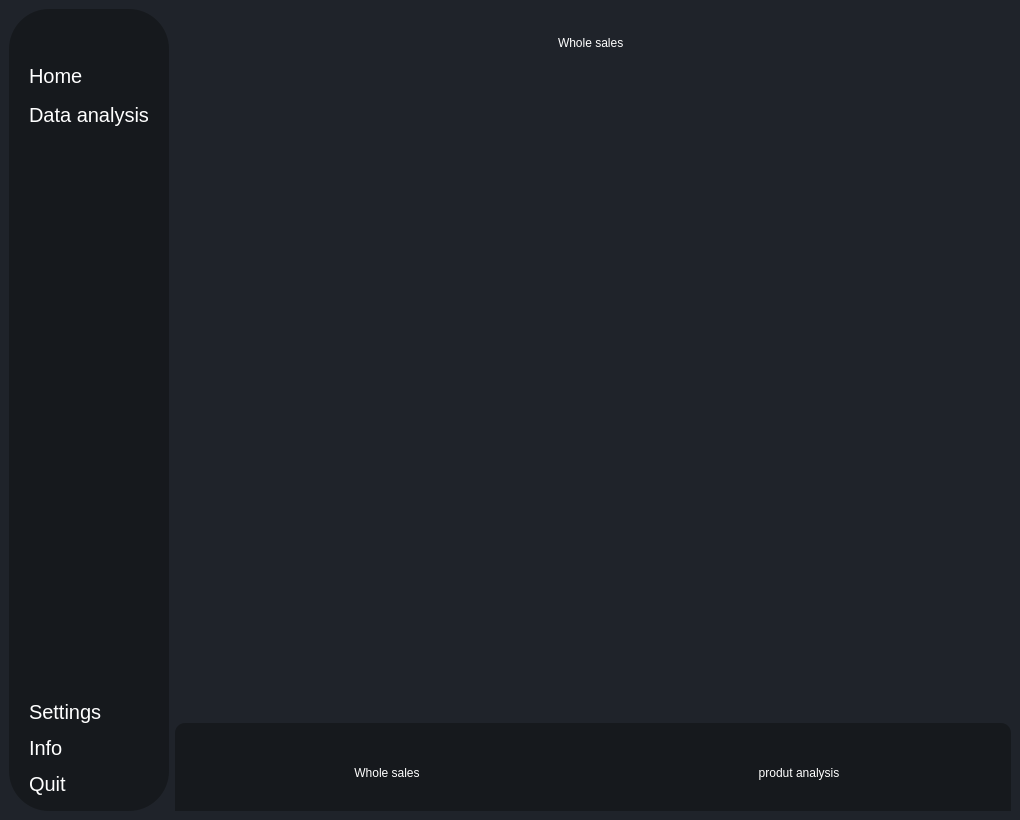
<?xml version="1.0" encoding="UTF-8"?>
<ui version="4.0">
 <class>MainWindow</class>
 <widget class="QMainWindow" name="MainWindow">
  <property name="geometry">
   <rect>
    <x>0</x>
    <y>0</y>
    <width>1020</width>
    <height>820</height>
   </rect>
  </property>
  <property name="sizePolicy">
   <sizepolicy hsizetype="Preferred" vsizetype="Preferred">
    <horstretch>0</horstretch>
    <verstretch>0</verstretch>
   </sizepolicy>
  </property>
  <property name="minimumSize">
   <size>
    <width>0</width>
    <height>0</height>
   </size>
  </property>
  <property name="maximumSize">
   <size>
    <width>16777215</width>
    <height>16777215</height>
   </size>
  </property>
  <property name="windowTitle">
   <string>MainWindow</string>
  </property>
  <property name="styleSheet">
   <string notr="true">*{
border:none;
background-color:transparent;
background:none;
padding:0;
margin:0;
color:#fff;
}

#centralwidget{
background-color:#1f232a;
}
#NavigContainer{
background-color:#16191d;
}
#NavigContainer QPushButton{
text-align:left;
font-size:20px;
padding:5px 20px;
border-top-left-radius:10px;
border-bottom-left-radius:10px;
}</string>
  </property>
  <widget class="QWidget" name="centralwidget">
   <property name="styleSheet">
    <string notr="true"/>
   </property>
   <layout class="QHBoxLayout" name="horizontalLayout">
    <item alignment="Qt::AlignLeft">
     <widget class="QCustomSlideMenu" name="NavigContainer" native="true">
      <property name="sizePolicy">
       <sizepolicy hsizetype="Fixed" vsizetype="Preferred">
        <horstretch>0</horstretch>
        <verstretch>0</verstretch>
       </sizepolicy>
      </property>
      <property name="styleSheet">
       <string notr="true">border-radius: 40px 40px 40px 40px;</string>
      </property>
      <layout class="QVBoxLayout" name="verticalLayout">
       <property name="spacing">
        <number>0</number>
       </property>
       <property name="leftMargin">
        <number>0</number>
       </property>
       <property name="topMargin">
        <number>0</number>
       </property>
       <property name="rightMargin">
        <number>0</number>
       </property>
       <property name="bottomMargin">
        <number>0</number>
       </property>
       <item>
        <widget class="QWidget" name="NavigSubContainer" native="true">
         <property name="styleSheet">
          <string notr="true">border-radius: 50px 50px 50px 50px;
QPushButton{
font-weight:bold;
background-color:#1f232a;
}</string>
         </property>
         <layout class="QVBoxLayout" name="verticalLayout_2">
          <property name="spacing">
           <number>0</number>
          </property>
          <property name="leftMargin">
           <number>0</number>
          </property>
          <property name="topMargin">
           <number>0</number>
          </property>
          <property name="rightMargin">
           <number>0</number>
          </property>
          <property name="bottomMargin">
           <number>0</number>
          </property>
          <item alignment="Qt::AlignHCenter">
           <widget class="QFrame" name="side_panel_top_frame">
            <property name="sizePolicy">
             <sizepolicy hsizetype="Fixed" vsizetype="Fixed">
              <horstretch>0</horstretch>
              <verstretch>0</verstretch>
             </sizepolicy>
            </property>
            <property name="minimumSize">
             <size>
              <width>57</width>
              <height>50</height>
             </size>
            </property>
            <property name="styleSheet">
             <string notr="true"/>
            </property>
            <property name="frameShape">
             <enum>QFrame::StyledPanel</enum>
            </property>
            <property name="frameShadow">
             <enum>QFrame::Raised</enum>
            </property>
            <layout class="QHBoxLayout" name="horizontalLayout_2">
             <property name="spacing">
              <number>0</number>
             </property>
             <property name="leftMargin">
              <number>0</number>
             </property>
             <property name="topMargin">
              <number>0</number>
             </property>
             <property name="rightMargin">
              <number>0</number>
             </property>
             <property name="bottomMargin">
              <number>0</number>
             </property>
             <item alignment="Qt::AlignHCenter|Qt::AlignVCenter">
              <widget class="QPushButton" name="side_panel">
               <property name="sizePolicy">
                <sizepolicy hsizetype="Preferred" vsizetype="Preferred">
                 <horstretch>0</horstretch>
                 <verstretch>0</verstretch>
                </sizepolicy>
               </property>
               <property name="cursor">
                <cursorShape>OpenHandCursor</cursorShape>
               </property>
               <property name="styleSheet">
                <string notr="true">background-color: transparent;
text-align:center;</string>
               </property>
               <property name="text">
                <string/>
               </property>
               <property name="icon">
                <iconset resource="sales_manager/resource.qrc">
                 <normaloff>:/new white icons/icons/menu.svg</normaloff>:/new white icons/icons/menu.svg</iconset>
               </property>
               <property name="iconSize">
                <size>
                 <width>25</width>
                 <height>25</height>
                </size>
               </property>
              </widget>
             </item>
            </layout>
           </widget>
          </item>
          <item>
           <widget class="QFrame" name="side_panel_middle_frame">
            <property name="sizePolicy">
             <sizepolicy hsizetype="Minimum" vsizetype="Minimum">
              <horstretch>0</horstretch>
              <verstretch>0</verstretch>
             </sizepolicy>
            </property>
            <property name="styleSheet">
             <string notr="true"/>
            </property>
            <property name="frameShape">
             <enum>QFrame::StyledPanel</enum>
            </property>
            <property name="frameShadow">
             <enum>QFrame::Raised</enum>
            </property>
            <layout class="QVBoxLayout" name="verticalLayout_4">
             <property name="spacing">
              <number>5</number>
             </property>
             <property name="leftMargin">
              <number>0</number>
             </property>
             <property name="topMargin">
              <number>0</number>
             </property>
             <property name="rightMargin">
              <number>0</number>
             </property>
             <property name="bottomMargin">
              <number>0</number>
             </property>
             <item>
              <widget class="QPushButton" name="home_btn">
               <property name="sizePolicy">
                <sizepolicy hsizetype="Minimum" vsizetype="Fixed">
                 <horstretch>0</horstretch>
                 <verstretch>0</verstretch>
                </sizepolicy>
               </property>
               <property name="cursor">
                <cursorShape>PointingHandCursor</cursorShape>
               </property>
               <property name="toolTip">
                <string>Home</string>
               </property>
               <property name="whatsThis">
                <string>&lt;html&gt;&lt;head/&gt;&lt;body&gt;&lt;p&gt;HOME&lt;/p&gt;&lt;/body&gt;&lt;/html&gt;</string>
               </property>
               <property name="autoFillBackground">
                <bool>false</bool>
               </property>
               <property name="styleSheet">
                <string notr="true"/>
               </property>
               <property name="text">
                <string>Home</string>
               </property>
               <property name="icon">
                <iconset resource="sales_manager/resource.qrc">
                 <normaloff>:/new white icons/icons/home.svg</normaloff>:/new white icons/icons/home.svg</iconset>
               </property>
               <property name="iconSize">
                <size>
                 <width>20</width>
                 <height>20</height>
                </size>
               </property>
              </widget>
             </item>
             <item>
              <widget class="QPushButton" name="data_analysis">
               <property name="sizePolicy">
                <sizepolicy hsizetype="Preferred" vsizetype="Fixed">
                 <horstretch>0</horstretch>
                 <verstretch>0</verstretch>
                </sizepolicy>
               </property>
               <property name="cursor">
                <cursorShape>PointingHandCursor</cursorShape>
               </property>
               <property name="styleSheet">
                <string notr="true">background-color: transparent;</string>
               </property>
               <property name="text">
                <string>Data analysis</string>
               </property>
               <property name="icon">
                <iconset resource="sales_manager/resource.qrc">
                 <normaloff>:/new white icons/icons/pie-chart.svg</normaloff>:/new white icons/icons/pie-chart.svg</iconset>
               </property>
               <property name="iconSize">
                <size>
                 <width>20</width>
                 <height>20</height>
                </size>
               </property>
              </widget>
             </item>
             <item>
              <spacer name="verticalSpacer">
               <property name="orientation">
                <enum>Qt::Vertical</enum>
               </property>
               <property name="sizeHint" stdset="0">
                <size>
                 <width>20</width>
                 <height>40</height>
                </size>
               </property>
              </spacer>
             </item>
            </layout>
           </widget>
          </item>
          <item>
           <widget class="QFrame" name="side_panel_down_frame">
            <property name="sizePolicy">
             <sizepolicy hsizetype="Preferred" vsizetype="Preferred">
              <horstretch>0</horstretch>
              <verstretch>0</verstretch>
             </sizepolicy>
            </property>
            <property name="styleSheet">
             <string notr="true"/>
            </property>
            <property name="frameShape">
             <enum>QFrame::StyledPanel</enum>
            </property>
            <property name="frameShadow">
             <enum>QFrame::Raised</enum>
            </property>
            <layout class="QVBoxLayout" name="verticalLayout_5">
             <property name="spacing">
              <number>2</number>
             </property>
             <property name="leftMargin">
              <number>0</number>
             </property>
             <property name="topMargin">
              <number>10</number>
             </property>
             <property name="rightMargin">
              <number>0</number>
             </property>
             <property name="bottomMargin">
              <number>10</number>
             </property>
             <item>
              <widget class="QPushButton" name="settings_btn">
               <property name="sizePolicy">
                <sizepolicy hsizetype="Preferred" vsizetype="Fixed">
                 <horstretch>0</horstretch>
                 <verstretch>0</verstretch>
                </sizepolicy>
               </property>
               <property name="styleSheet">
                <string notr="true">background-color: transparent;</string>
               </property>
               <property name="text">
                <string>Settings</string>
               </property>
               <property name="icon">
                <iconset resource="sales_manager/resource.qrc">
                 <normaloff>:/new white icons/icons/settings.svg</normaloff>:/new white icons/icons/settings.svg</iconset>
               </property>
               <property name="iconSize">
                <size>
                 <width>20</width>
                 <height>20</height>
                </size>
               </property>
              </widget>
             </item>
             <item>
              <widget class="QPushButton" name="Info_btn">
               <property name="sizePolicy">
                <sizepolicy hsizetype="Preferred" vsizetype="Fixed">
                 <horstretch>0</horstretch>
                 <verstretch>0</verstretch>
                </sizepolicy>
               </property>
               <property name="styleSheet">
                <string notr="true">background-color: transparent;</string>
               </property>
               <property name="text">
                <string>Info</string>
               </property>
               <property name="icon">
                <iconset resource="sales_manager/resource.qrc">
                 <normaloff>:/new white icons/icons/info.svg</normaloff>:/new white icons/icons/info.svg</iconset>
               </property>
               <property name="iconSize">
                <size>
                 <width>20</width>
                 <height>20</height>
                </size>
               </property>
              </widget>
             </item>
             <item>
              <widget class="QPushButton" name="quit_btn">
               <property name="sizePolicy">
                <sizepolicy hsizetype="Preferred" vsizetype="Fixed">
                 <horstretch>0</horstretch>
                 <verstretch>0</verstretch>
                </sizepolicy>
               </property>
               <property name="styleSheet">
                <string notr="true">background-color: transparent;</string>
               </property>
               <property name="text">
                <string>Quit</string>
               </property>
               <property name="icon">
                <iconset resource="sales_manager/resource.qrc">
                 <normaloff>:/new white icons/icons/power.svg</normaloff>:/new white icons/icons/power.svg</iconset>
               </property>
               <property name="iconSize">
                <size>
                 <width>20</width>
                 <height>20</height>
                </size>
               </property>
              </widget>
             </item>
            </layout>
           </widget>
          </item>
         </layout>
        </widget>
       </item>
      </layout>
     </widget>
    </item>
    <item>
     <widget class="QCustomQStackedWidget" name="stack_center_widget">
      <property name="minimumSize">
       <size>
        <width>800</width>
        <height>800</height>
       </size>
      </property>
      <property name="styleSheet">
       <string notr="true">background-color: &quot;transparent&quot;;</string>
      </property>
      <property name="currentIndex">
       <number>2</number>
      </property>
      <widget class="QWidget" name="Home_page">
       <layout class="QHBoxLayout" name="horizontalLayout_5">
        <item>
         <widget class="QWidget" name="home_wid" native="true">
          <layout class="QGridLayout" name="gridLayout_4"/>
         </widget>
        </item>
       </layout>
      </widget>
      <widget class="QWidget" name="Sales_page">
       <widget class="QLabel" name="label_2">
        <property name="geometry">
         <rect>
          <x>180</x>
          <y>250</y>
          <width>80</width>
          <height>21</height>
         </rect>
        </property>
        <property name="text">
         <string>s</string>
        </property>
       </widget>
      </widget>
      <widget class="QWidget" name="DataAnalysis_page">
       <layout class="QVBoxLayout" name="verticalLayout_3">
        <property name="spacing">
         <number>5</number>
        </property>
        <property name="leftMargin">
         <number>0</number>
        </property>
        <property name="topMargin">
         <number>0</number>
        </property>
        <property name="rightMargin">
         <number>0</number>
        </property>
        <property name="bottomMargin">
         <number>0</number>
        </property>
        <item>
         <widget class="QFrame" name="frame">
          <property name="styleSheet">
           <string notr="true">background-color:&quot;transparent&quot;;</string>
          </property>
          <property name="frameShape">
           <enum>QFrame::StyledPanel</enum>
          </property>
          <property name="frameShadow">
           <enum>QFrame::Raised</enum>
          </property>
          <layout class="QHBoxLayout" name="horizontalLayout_4">
           <property name="spacing">
            <number>0</number>
           </property>
           <property name="leftMargin">
            <number>0</number>
           </property>
           <property name="topMargin">
            <number>0</number>
           </property>
           <property name="rightMargin">
            <number>0</number>
           </property>
           <property name="bottomMargin">
            <number>0</number>
           </property>
           <item>
            <widget class="QStackedWidget" name="Data_anal_stack">
             <property name="currentIndex">
              <number>0</number>
             </property>
             <widget class="QWidget" name="line_page">
              <layout class="QVBoxLayout" name="verticalLayout_6">
               <item alignment="Qt::AlignTop">
                <widget class="QFrame" name="line_title_frame">
                 <property name="minimumSize">
                  <size>
                   <width>0</width>
                   <height>50</height>
                  </size>
                 </property>
                 <property name="frameShape">
                  <enum>QFrame::StyledPanel</enum>
                 </property>
                 <property name="frameShadow">
                  <enum>QFrame::Raised</enum>
                 </property>
                 <layout class="QVBoxLayout" name="verticalLayout_7">
                  <item alignment="Qt::AlignHCenter">
                   <widget class="QLabel" name="line_tit">
                    <property name="text">
                     <string>Whole sales </string>
                    </property>
                   </widget>
                  </item>
                 </layout>
                </widget>
               </item>
               <item>
                <widget class="QFrame" name="line_ch_frame">
                 <property name="sizePolicy">
                  <sizepolicy hsizetype="Preferred" vsizetype="Expanding">
                   <horstretch>0</horstretch>
                   <verstretch>0</verstretch>
                  </sizepolicy>
                 </property>
                 <property name="frameShape">
                  <enum>QFrame::StyledPanel</enum>
                 </property>
                 <property name="frameShadow">
                  <enum>QFrame::Raised</enum>
                 </property>
                 <layout class="QGridLayout" name="gridLayout">
                  <property name="sizeConstraint">
                   <enum>QLayout::SetNoConstraint</enum>
                  </property>
                 </layout>
                </widget>
               </item>
              </layout>
             </widget>
             <widget class="QWidget" name="bar_page">
              <layout class="QVBoxLayout" name="verticalLayout_10">
               <item alignment="Qt::AlignTop">
                <widget class="QFrame" name="bar_title_frame">
                 <property name="minimumSize">
                  <size>
                   <width>0</width>
                   <height>50</height>
                  </size>
                 </property>
                 <property name="frameShape">
                  <enum>QFrame::StyledPanel</enum>
                 </property>
                 <property name="frameShadow">
                  <enum>QFrame::Raised</enum>
                 </property>
                 <layout class="QVBoxLayout" name="verticalLayout_8">
                  <item alignment="Qt::AlignHCenter">
                   <widget class="QLabel" name="bar_tit">
                    <property name="text">
                     <string>product analysis</string>
                    </property>
                   </widget>
                  </item>
                 </layout>
                </widget>
               </item>
               <item>
                <widget class="QFrame" name="bar_ch_frame">
                 <property name="sizePolicy">
                  <sizepolicy hsizetype="Preferred" vsizetype="Expanding">
                   <horstretch>0</horstretch>
                   <verstretch>0</verstretch>
                  </sizepolicy>
                 </property>
                 <property name="frameShape">
                  <enum>QFrame::StyledPanel</enum>
                 </property>
                 <property name="frameShadow">
                  <enum>QFrame::Raised</enum>
                 </property>
                 <layout class="QGridLayout" name="gridLayout_3">
                  <property name="sizeConstraint">
                   <enum>QLayout::SetNoConstraint</enum>
                  </property>
                 </layout>
                </widget>
               </item>
              </layout>
             </widget>
             <widget class="QWidget" name="pie_page">
              <layout class="QVBoxLayout" name="verticalLayout_12">
               <item>
                <widget class="QFrame" name="pie_title_frame">
                 <property name="minimumSize">
                  <size>
                   <width>0</width>
                   <height>50</height>
                  </size>
                 </property>
                 <property name="frameShape">
                  <enum>QFrame::StyledPanel</enum>
                 </property>
                 <property name="frameShadow">
                  <enum>QFrame::Raised</enum>
                 </property>
                 <layout class="QVBoxLayout" name="verticalLayout_11">
                  <item alignment="Qt::AlignHCenter">
                   <widget class="QLabel" name="pie_tit">
                    <property name="text">
                     <string>Brand analysis</string>
                    </property>
                   </widget>
                  </item>
                 </layout>
                </widget>
               </item>
               <item>
                <widget class="QFrame" name="pie_ch_frame">
                 <property name="sizePolicy">
                  <sizepolicy hsizetype="Preferred" vsizetype="Expanding">
                   <horstretch>0</horstretch>
                   <verstretch>0</verstretch>
                  </sizepolicy>
                 </property>
                 <property name="frameShape">
                  <enum>QFrame::StyledPanel</enum>
                 </property>
                 <property name="frameShadow">
                  <enum>QFrame::Raised</enum>
                 </property>
                 <layout class="QGridLayout" name="gridLayout_2">
                  <property name="sizeConstraint">
                   <enum>QLayout::SetNoConstraint</enum>
                  </property>
                 </layout>
                </widget>
               </item>
              </layout>
             </widget>
            </widget>
           </item>
          </layout>
         </widget>
        </item>
        <item>
         <widget class="QFrame" name="button_frame">
          <property name="minimumSize">
           <size>
            <width>0</width>
            <height>100</height>
           </size>
          </property>
          <property name="maximumSize">
           <size>
            <width>16777215</width>
            <height>75</height>
           </size>
          </property>
          <property name="styleSheet">
           <string notr="true">background-color: #16191d;
border-radius: 10px 10px 10px 10px;</string>
          </property>
          <property name="frameShape">
           <enum>QFrame::StyledPanel</enum>
          </property>
          <property name="frameShadow">
           <enum>QFrame::Raised</enum>
          </property>
          <layout class="QHBoxLayout" name="horizontalLayout_3">
           <item>
            <widget class="QPushButton" name="line_ch">
             <property name="text">
              <string>Whole sales</string>
             </property>
             <property name="icon">
              <iconset resource="sales_manager/resource.qrc">
               <normaloff>:/new white icons/icons/activity.svg</normaloff>:/new white icons/icons/activity.svg</iconset>
             </property>
            </widget>
           </item>
           <item>
            <widget class="QPushButton" name="bar_ch">
             <property name="text">
              <string>produt analysis</string>
             </property>
             <property name="icon">
              <iconset resource="sales_manager/resource.qrc">
               <normaloff>:/new white icons/icons/bar-chart-2.svg</normaloff>:/new white icons/icons/bar-chart-2.svg</iconset>
             </property>
            </widget>
           </item>
          </layout>
         </widget>
        </item>
       </layout>
      </widget>
      <widget class="QWidget" name="Prediction_page">
       <widget class="QLabel" name="label_4">
        <property name="geometry">
         <rect>
          <x>260</x>
          <y>290</y>
          <width>80</width>
          <height>21</height>
         </rect>
        </property>
        <property name="text">
         <string>p</string>
        </property>
       </widget>
      </widget>
      <widget class="QWidget" name="setting_page">
       <widget class="QLabel" name="label_5">
        <property name="geometry">
         <rect>
          <x>260</x>
          <y>280</y>
          <width>80</width>
          <height>21</height>
         </rect>
        </property>
        <property name="text">
         <string>s</string>
        </property>
       </widget>
      </widget>
      <widget class="QWidget" name="info_page">
       <widget class="QLabel" name="label_6">
        <property name="geometry">
         <rect>
          <x>320</x>
          <y>270</y>
          <width>80</width>
          <height>21</height>
         </rect>
        </property>
        <property name="text">
         <string>i</string>
        </property>
       </widget>
      </widget>
      <widget class="QWidget" name="quit_page">
       <widget class="QLabel" name="label_7">
        <property name="geometry">
         <rect>
          <x>330</x>
          <y>320</y>
          <width>80</width>
          <height>21</height>
         </rect>
        </property>
        <property name="text">
         <string>q</string>
        </property>
       </widget>
      </widget>
     </widget>
    </item>
   </layout>
  </widget>
 </widget>
 <customwidgets>
  <customwidget>
   <class>QCustomSlideMenu</class>
   <extends>QWidget</extends>
   <header location="global">Custom_Widgets.Widgets.h</header>
   <container>1</container>
  </customwidget>
  <customwidget>
   <class>QCustomQStackedWidget</class>
   <extends>QStackedWidget</extends>
   <header location="global">Custom_Widgets.QCustomQStackedWidget.h</header>
   <container>1</container>
  </customwidget>
 </customwidgets>
 <resources>
  <include location="sales_manager/resource.qrc"/>
  <include location="sales_manager/resource.qrc"/>
 </resources>
 <connections/>
</ui>
